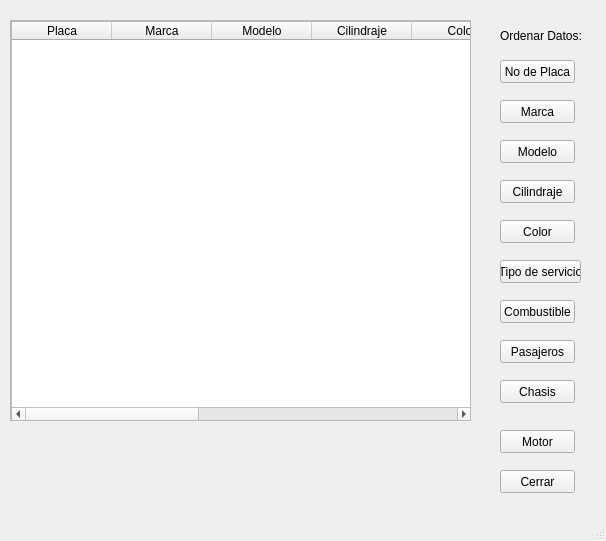
<?xml version="1.0" encoding="UTF-8"?>
<ui version="4.0">
 <class>MainWindow</class>
 <widget class="QMainWindow" name="MainWindow">
  <property name="geometry">
   <rect>
    <x>0</x>
    <y>0</y>
    <width>606</width>
    <height>541</height>
   </rect>
  </property>
  <property name="windowTitle">
   <string>MainWindow</string>
  </property>
  <widget class="QWidget" name="centralwidget">
   <widget class="QPushButton" name="Combustible">
    <property name="geometry">
     <rect>
      <x>500</x>
      <y>300</y>
      <width>75</width>
      <height>23</height>
     </rect>
    </property>
    <property name="text">
     <string>Combustible</string>
    </property>
   </widget>
   <widget class="QPushButton" name="Motor">
    <property name="geometry">
     <rect>
      <x>500</x>
      <y>430</y>
      <width>75</width>
      <height>23</height>
     </rect>
    </property>
    <property name="text">
     <string>Motor</string>
    </property>
   </widget>
   <widget class="QPushButton" name="CerrarLista">
    <property name="geometry">
     <rect>
      <x>500</x>
      <y>470</y>
      <width>75</width>
      <height>23</height>
     </rect>
    </property>
    <property name="text">
     <string>Cerrar</string>
    </property>
   </widget>
   <widget class="QPushButton" name="Marca">
    <property name="geometry">
     <rect>
      <x>500</x>
      <y>100</y>
      <width>75</width>
      <height>23</height>
     </rect>
    </property>
    <property name="text">
     <string>Marca</string>
    </property>
   </widget>
   <widget class="QLabel" name="DatosVehiculo">
    <property name="geometry">
     <rect>
      <x>500</x>
      <y>10</y>
      <width>111</width>
      <height>51</height>
     </rect>
    </property>
    <property name="text">
     <string>Ordenar Datos:</string>
    </property>
   </widget>
   <widget class="QPushButton" name="NoPlaca">
    <property name="geometry">
     <rect>
      <x>500</x>
      <y>60</y>
      <width>75</width>
      <height>23</height>
     </rect>
    </property>
    <property name="text">
     <string>No de Placa</string>
    </property>
   </widget>
   <widget class="QPushButton" name="Chasis">
    <property name="geometry">
     <rect>
      <x>500</x>
      <y>380</y>
      <width>75</width>
      <height>23</height>
     </rect>
    </property>
    <property name="text">
     <string>Chasis</string>
    </property>
   </widget>
   <widget class="QPushButton" name="TipoServicio">
    <property name="geometry">
     <rect>
      <x>500</x>
      <y>260</y>
      <width>81</width>
      <height>23</height>
     </rect>
    </property>
    <property name="text">
     <string>Tipo de servicio</string>
    </property>
   </widget>
   <widget class="QPushButton" name="Pasajeros">
    <property name="geometry">
     <rect>
      <x>500</x>
      <y>340</y>
      <width>75</width>
      <height>23</height>
     </rect>
    </property>
    <property name="text">
     <string>Pasajeros</string>
    </property>
   </widget>
   <widget class="QPushButton" name="Cilindraje">
    <property name="geometry">
     <rect>
      <x>500</x>
      <y>180</y>
      <width>75</width>
      <height>23</height>
     </rect>
    </property>
    <property name="text">
     <string>Cilindraje</string>
    </property>
   </widget>
   <widget class="QPushButton" name="Modelo">
    <property name="geometry">
     <rect>
      <x>500</x>
      <y>140</y>
      <width>75</width>
      <height>23</height>
     </rect>
    </property>
    <property name="text">
     <string>Modelo</string>
    </property>
   </widget>
   <widget class="QPushButton" name="Color">
    <property name="geometry">
     <rect>
      <x>500</x>
      <y>220</y>
      <width>75</width>
      <height>23</height>
     </rect>
    </property>
    <property name="text">
     <string>Color</string>
    </property>
   </widget>
   <widget class="QScrollArea" name="scrollArea">
    <property name="geometry">
     <rect>
      <x>10</x>
      <y>20</y>
      <width>461</width>
      <height>401</height>
     </rect>
    </property>
    <property name="widgetResizable">
     <bool>true</bool>
    </property>
    <widget class="QWidget" name="scrollAreaWidgetContents">
     <property name="geometry">
      <rect>
       <x>0</x>
       <y>0</y>
       <width>459</width>
       <height>399</height>
      </rect>
     </property>
     <widget class="QTableWidget" name="tableWidget">
      <property name="geometry">
       <rect>
        <x>0</x>
        <y>0</y>
        <width>461</width>
        <height>401</height>
       </rect>
      </property>
      <column>
       <property name="text">
        <string>Placa</string>
       </property>
      </column>
      <column>
       <property name="text">
        <string>Marca</string>
       </property>
      </column>
      <column>
       <property name="text">
        <string>Modelo</string>
       </property>
      </column>
      <column>
       <property name="text">
        <string>Cilindraje</string>
       </property>
      </column>
      <column>
       <property name="text">
        <string>Color</string>
       </property>
      </column>
      <column>
       <property name="text">
        <string>Tipo de uso</string>
       </property>
      </column>
      <column>
       <property name="text">
        <string>Combustible</string>
       </property>
      </column>
      <column>
       <property name="text">
        <string>No. Pasajeros</string>
       </property>
      </column>
      <column>
       <property name="text">
        <string>No. Chasis</string>
       </property>
      </column>
      <column>
       <property name="text">
        <string>No. Motor</string>
       </property>
      </column>
     </widget>
    </widget>
   </widget>
  </widget>
  <widget class="QMenuBar" name="menubar">
   <property name="geometry">
    <rect>
     <x>0</x>
     <y>0</y>
     <width>606</width>
     <height>21</height>
    </rect>
   </property>
  </widget>
  <widget class="QStatusBar" name="statusbar"/>
 </widget>
 <resources/>
 <connections/>
</ui>
